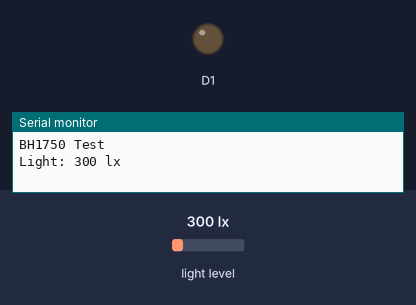
Bench run of a sketch on a simulated ESP8266 (NodeMCU). Parts: output pins drawn as LEDs (lit = HIGH), the last lines printed to the serial monitor. The test bench sets the inputs (shaded band); at power-on: light level 300 lx.

Above: at 0.1 s.
At 1.1 s:
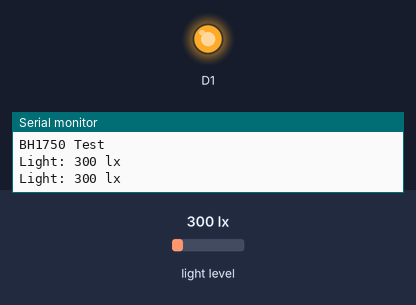
Timing chart, 0 to 2.6 s (numbered marks = the images above):
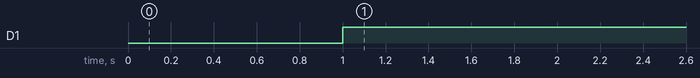

Measured:
- by itself, D1: LOW → HIGH at 1.0 s

The sketch:

Light.ino
```cpp
#include "BH1750.h"
#include <Wire.h>

/* Connect as follows:
 *  VCC --> 3v3
 *  GND --> GND
 *  SDA --> D2
 *  SCL --> D3
 *  ADD --> Not connected
 *
  Start the Serial Monitor in the Tools menu.
 */

BH1750 lightMeter;

void setup(){

  Serial.begin(115200);

  // Initialize the I2C bus (BH1750 library doesn't do this automatically)
  // SCL = D3, SDA = D2
  Wire.begin(D2, D3);

  lightMeter.begin();
  Serial.println(F("BH1750 Test"));

  pinMode(D1, OUTPUT);
}

void loop() {
  uint16_t lux = lightMeter.readLightLevel();
  Serial.print("Light: ");
  Serial.print(lux);
  Serial.println(" lx");
  delay(1000);
  //turn on the LED
  analogWrite(D1, 1024);
}
```
